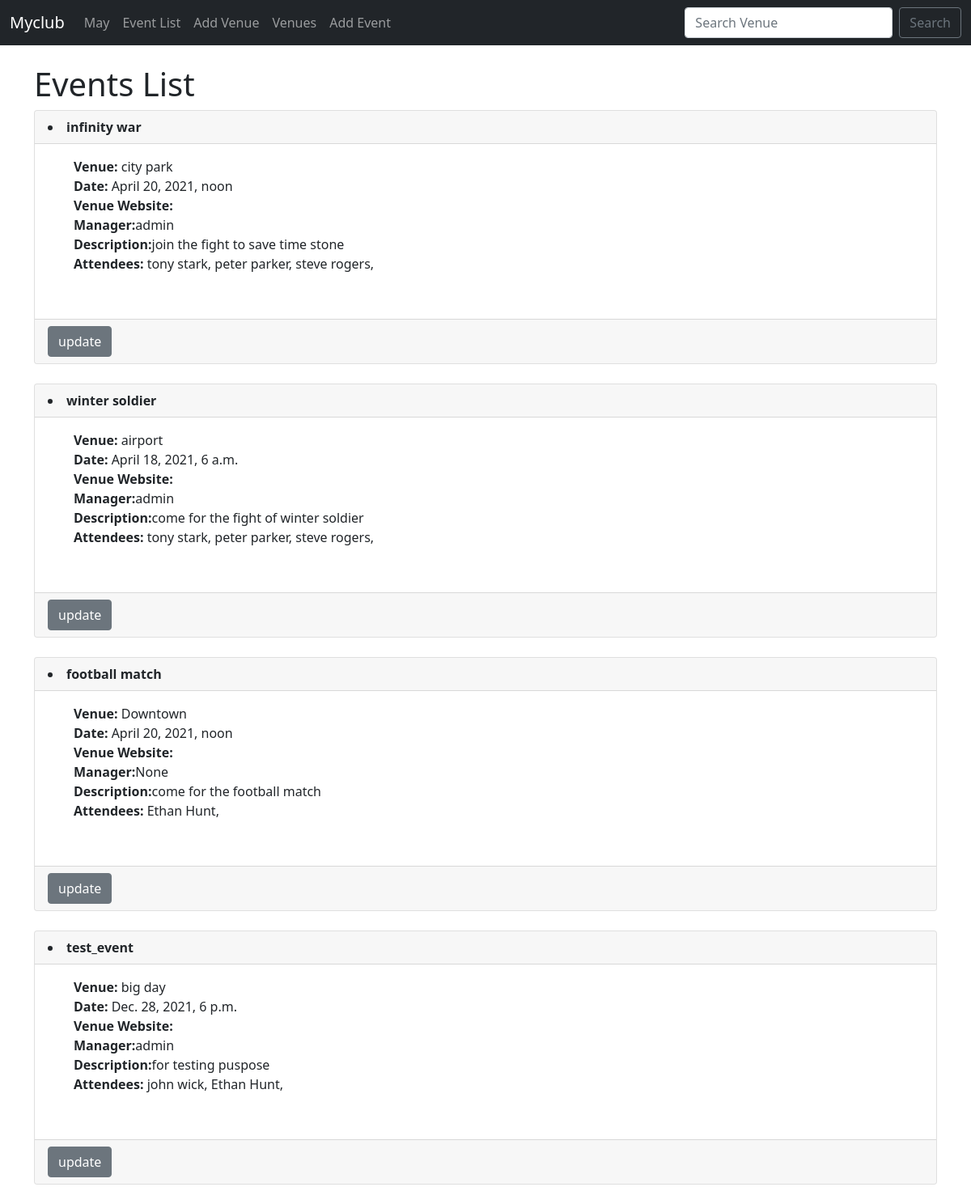
The app's page /events with its own data.
### events/models.py (models this page shows)
class Event(models.Model):
    name = models.CharField('Event Name', max_length=120)
    event_date = models.DateTimeField('Event Date')
    venue = models.ForeignKey(Venue,blank=True,null=True,on_delete=models.CASCADE)
    manager = models.ForeignKey(User,blank=True,null=True,on_delete=models.SET_NULL)
    description = models.TextField(blank=True)
    attendees = models.ManyToManyField(MyclubUser,blank=True)
    def __str__(self):
        return self.name

class Venue(models.Model):
    name =models.CharField('Venue Name',max_length=120)
    address = models.CharField(max_length=300)
    zip_code = models.CharField('Zip Code',max_length=15)
    phone = models.CharField('Contact Phone',max_length=20,blank=True)
    web = models.URLField('Website Address',blank=True)
    email_adress = models.EmailField('Email Address',blank=True)
    def __str__(self):
        return self.name

class MyclubUser(models.Model):
    first_name = models.CharField(max_length=30)
    last_name = models.CharField(max_length=30)
    email = models.EmailField('User Email')
    def __str__(self):
        return self.first_name +' '+self.last_name

### events/views.py (the view)
# urls.py: path('events',views.all_events,name='events-list'),
def all_events(request):
    event_list=Event.objects.all()
    return render(request,'events/events_list.html',{'event_list':event_list})

### templates/events/events_list.html (shortened to what this page needs)
{% extends 'events/base.html' %}
{% block content %}
<h1>Events List</h1>
{% for event in event_list %}
<div class="card">
    <div class="card-header">
        <strong><li>{{  event }}</li></strong>
    </div>
    <div class="card-body">
      <ul>
        <strong>Venue:</strong> {{  event.venue }} <br>
        <strong>Date:</strong> {{   event.event_date }} <br>
        <strong>Venue Website:</strong> {{  event.web }} <br>
        <strong>Manager:</strong>{{  event.manager }} <br>
        <strong>Description:</strong>{{  event.description }} <br>
        <strong>Attendees:</strong>
        {% for user in event.attendees.all  %}
         {{ user  }},
            {% endfor %}
      </ul>
    <br>
    </div>
    <div class="card-footer text-muted">
      <a href="{% url 'update-event' event.id%}" class="btn btn-secondary">update</a>
    </div>
  </div>
  <br>
{% endfor %}
{% endblock %}

### records on screen
Event: name "infinity war", venue "city park", event_date "April 20, 2021, noon", manager "admin", description "join the fight to save time stone"
MyclubUser: first_name+last_name "tony stark"
MyclubUser: first_name+last_name "peter parker"
MyclubUser: first_name+last_name "steve rogers"
Event: name "winter soldier", venue "airport", event_date "April 18, 2021, 6 a.m.", manager "admin", description "come for the fight of winter soldier"
Event: name "football match", venue "Downtown", event_date "April 20, 2021, noon", manager "None", description "come for the football match"
MyclubUser: first_name+last_name "Ethan Hunt"
Event: name "test_event", venue "big day", event_date "Dec. 28, 2021, 6 p.m.", manager "admin", description "for testing puspose"
MyclubUser: first_name+last_name "john wick"
